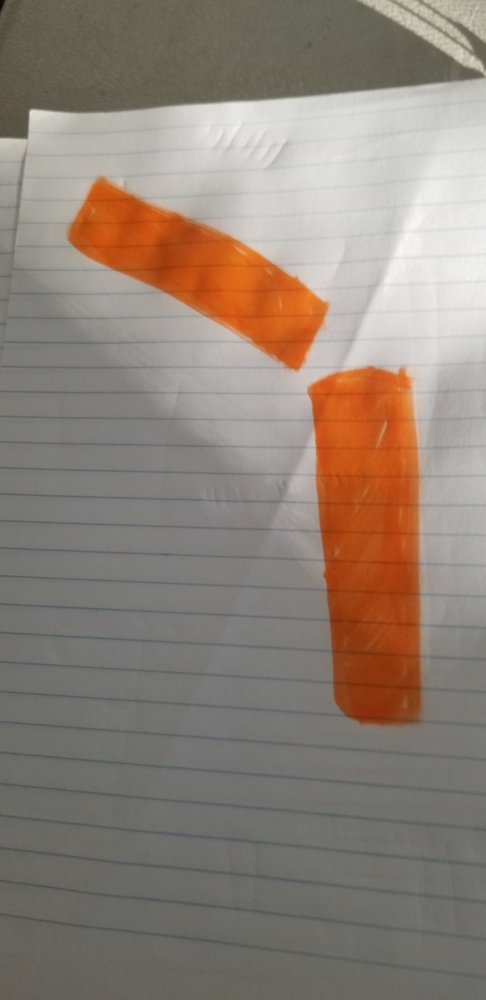
#> input picture cv/pathdraw.png.jpg, 486 x 1000 px, shrunk from 1960 x 4032 before the run
$ python nonMaxSuppression2.py --image pathdraw.png.jpg
#> lines starting #> are read from the running program, lines starting #| are printed output that depends on the picture; after the words box and inside, x2 and y2 are one past the last pixel; in counts of white or black regions, pixels touching at a corner belong together
### cv/nms.py
import numpy as np

# Malisiewicz et al.
def non_max_suppression_fast(boxes, overlapThresh):
	# if there are no boxes, return an empty list
	if len(boxes) == 0:
		return []

	# if the bounding boxes integers, convert them to floats --
	# this is important since we'll be doing a bunch of divisions
	if boxes.dtype.kind == "i":
		boxes = boxes.astype("float")

	# initialize the list of picked indexes
	pick = []

	# grab the coordinates of the bounding boxes
	x1 = boxes[:,0]
	y1 = boxes[:,1]
	x2 = boxes[:,2]
	y2 = boxes[:,3]

	# compute the area of the bounding boxes and sort the bounding
	# boxes by the bottom-right y-coordinate of the bounding box
	area = (x2 - x1 + 1) * (y2 - y1 + 1)
	idxs = np.argsort(y2)

	# keep looping while some indexes still remain in the indexes
	# list
	while len(idxs) > 0:
		# grab the last index in the indexes list and add the
		# index value to the list of picked indexes
		last = len(idxs) - 1
		i = idxs[last]
		pick.append(i)

		# find the largest (x, y) coordinates for the start of
		# the bounding box and the smallest (x, y) coordinates
		# for the end of the bounding box
		xx1 = np.maximum(x1[i], x1[idxs[:last]])
		yy1 = np.maximum(y1[i], y1[idxs[:last]])
		xx2 = np.minimum(x2[i], x2[idxs[:last]])
		yy2 = np.minimum(y2[i], y2[idxs[:last]])

		# compute the width and height of the bounding box
		w = np.maximum(0, xx2 - xx1 + 1)
		h = np.maximum(0, yy2 - yy1 + 1)

		# compute the ratio of overlap
		overlap = (w * h) / area[idxs[:last]]

		# delete all indexes from the index list that have
		idxs = np.delete(idxs, np.concatenate(([last],
			np.where(overlap > overlapThresh)[0])))

	# return only the bounding boxes that were picked using the
	# integer data type
	return boxes[pick].astype("int")

### cv/nonMaxSuppression2.py
# import the necessary packages
from nms import non_max_suppression_fast
import numpy as np
import cv2
import imutils
import argparse


# construct the argument parse and parse the arguments
ap = argparse.ArgumentParser()
'''ap.add_argument("-i", "--image", help = "path to the image")
args = vars(ap.parse_args())'''
ap.add_argument("-i", "--image", help = "path to the image")
args = vars(ap.parse_args())

image = cv2.imread(args["image"])
#> image is the input picture: shape (1000, 486, 3); mean B, G, R 119.6, 130.3, 143.1

height = np.size(image)
#> height = 1458000
width = np.size(image)
#> width = 1458000


cap_hsv = cv2.cvtColor(image, cv2.COLOR_BGR2HSV)
#> cap_hsv: shape (1000, 486, 3); mean H, S, V 25, 37.4, 143.3

# define the list of boundaries
# lower mask (0-10)
lower_red = np.array([0,10,10])
upper_red = np.array([55,255,255])
mask0 = cv2.inRange(cap_hsv, lower_red, upper_red)
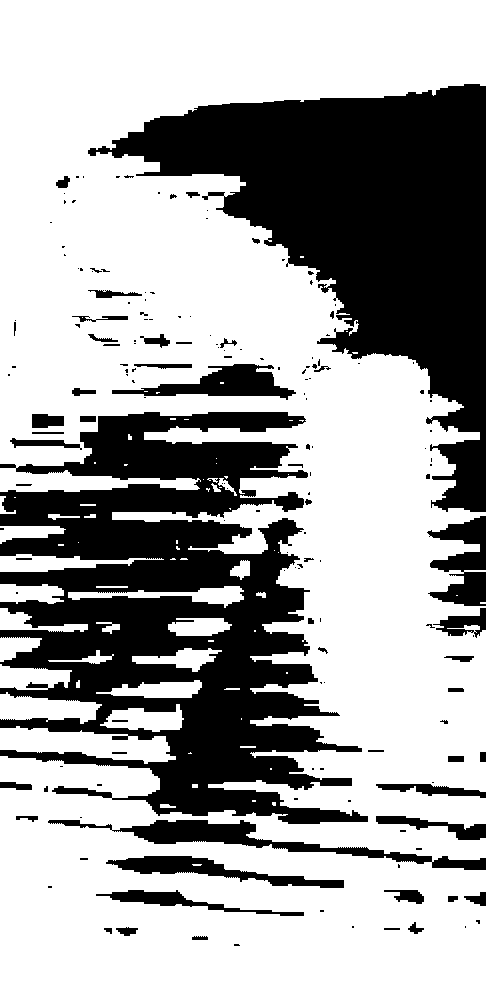
#> mask0: shape (1000, 486); 65.4% white; 167 black regions (111 under 20 px), largest, box (x1, y1, x2, y2) and area: (0, 412, 368, 824) 78899, (88, 84, 486, 512) 67807, (48, 820, 486, 870) 4514
                      									#for red color
# upper mask (170-180)
lower_red = np.array([140,0,0])
upper_red = np.array([185,255,255])
mask1 = cv2.inRange(cap_hsv, lower_red, upper_red)
#> mask1: shape (1000, 486); 0.66% white; 161 white regions (126 under 20 px), largest, box (x1, y1, x2, y2) and area: (182, 524, 240, 544) 408, (248, 560, 282, 588) 377, (192, 495, 234, 508) 269

# join my masks
mask = mask0 + mask1
#> mask: shape (1000, 486); 66% white; 167 black regions (111 under 20 px), largest, box (x1, y1, x2, y2) and area: (0, 412, 368, 824) 75917, (88, 84, 486, 512) 67617, (48, 820, 486, 870) 4514

output = cv2.bitwise_and(image, image, mask = mask)


	# show the images
	#find contours
	#instead of showing image on screen print x coordinages, convert into percentage, find width of gate
#cv2.imshow("frames", np.hstack([frame, output]))

#convert images to grayscale
gray = cv2.cvtColor(output, cv2.COLOR_BGR2GRAY)
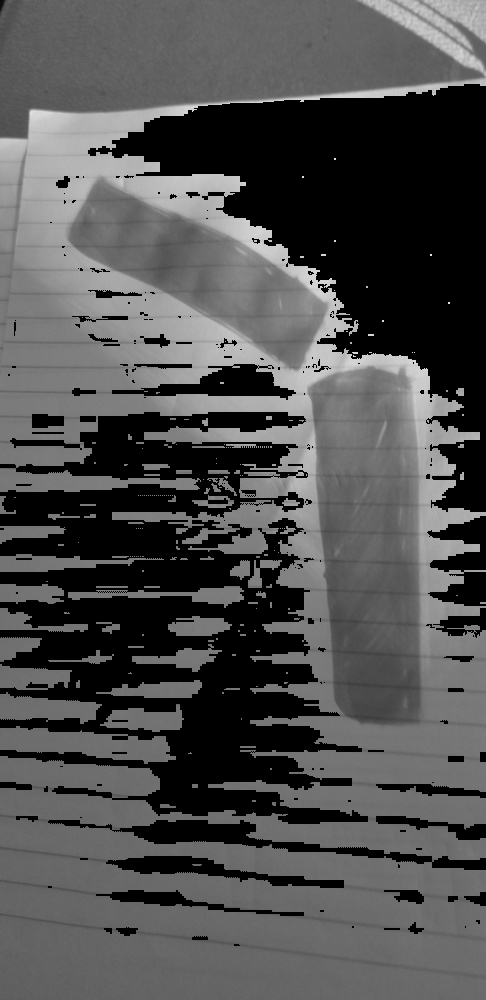
#> gray: shape (1000, 486); min 0, max 230, mean 79.3
gray = cv2.GaussianBlur(gray, (5,5), 0)
cv2.imshow("Gray", gray)
cv2.waitKey(0)


mask = gray.copy()
kernel = np.ones((5,5),np.uint8)
eroded = cv2.erode(mask, kernel, iterations=4)
cv2.imshow("eroded", eroded)
cv2.waitKey(0)

#Erosions and dilations
#erosions are apploed to reduce the size of foreground objects
mask = gray.copy()
kernel = np.ones((5,5),np.uint8)
dilated = cv2.dilate(eroded, kernel, iterations=3)
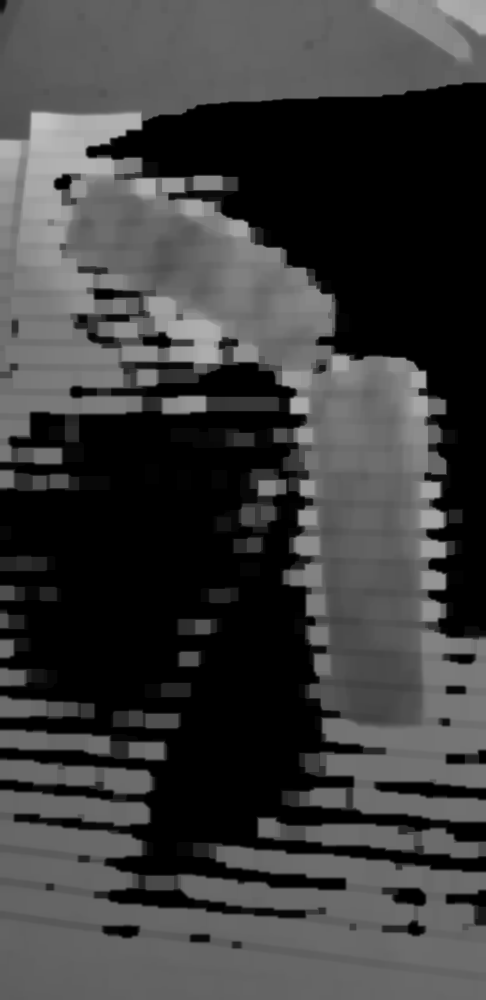
#> dilated: shape (1000, 486); min 0, max 195, mean 61.1
cv2.imshow("dilated", dilated)
cv2.waitKey(0)

#cv.Mat vesselImage = cv.imread(mask)


#edge detection
#applying edge detection
edged = cv2.Canny(dilated, 30,150)
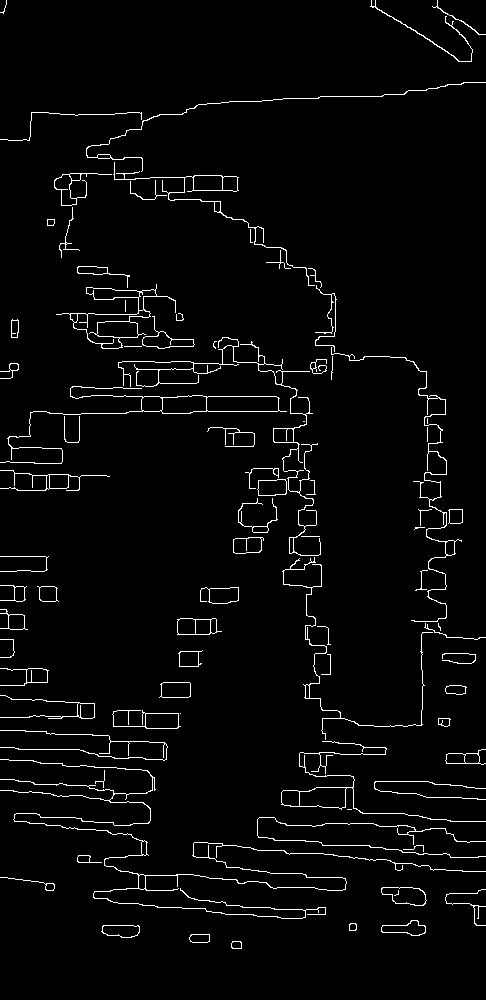
#> edged: shape (1000, 486); 3.1% white in thin lines or dots
cv2.imshow("Edged", edged)
cv2.waitKey(0)

#detecting and drawing countours
#find contours(outlines) of the foreground objects in the thresholded image
cnts, heirarchy = cv2.findContours(edged.copy(), cv2.RETR_EXTERNAL,
	cv2.CHAIN_APPROX_SIMPLE)
#> cnts = 83 contours, 37 with area under 20; largest, box (x1, y1, x2, y2) and area: (56, 284, 176, 349) 2323, (0, 386, 287, 464) 2120, (281, 741, 486, 822) 1145, (113, 162, 315, 286) 753, (381, 887, 427, 906) 594
#cv2.drawContours(immat,contours,-1,CV_RGB(255,0,0),2);
cnts = sorted(cnts, key = cv2.contourArea, reverse = True)[:3]
#> cnts = 3 contours; box (x1, y1, x2, y2) and area: (56, 284, 176, 349) 2323, (0, 386, 287, 464) 2120, (281, 741, 486, 822) 1145

print('cnts:')
print(cnts)
#> (printed output is left out)
print('=========')
# [6 lines of commented-out code are left out]
'''for c in grabbedcnts:
		#draw wach contour on the output image with a 3px thick purple
		#outline, then display the output contours one at a time
		cv2.drawContours(output, [c], -1, (0,255,0),1)
		cv2.imshow("Contours", output)'''
#cnts = cnts[0]50
M = cv2.moments(cnts[0])
#> M = moments, m00 2323, centre m10/m00, m01/m00 = (110.8, 318.3)
print (M)
#print(len(cnts))
#draw the total number of countours found in purple
#text = "{} objects found!!!!!!".format(len(cnts))
#cv2.putText(output, text, (10.25), cv2.FONT_HERSHEY_SIMPLEX, 0.7,
	#(240,0,159),2)
#cv2.imshow("Contours", output)
#cv2.waitKey(0)

#this same code can be applied with Dilate/Dilated instead of Erode/Eroded

# loop over the contours

boundingBoxes = np.empty((0, 4), float)

for c in cnts:
	#approcimate the contour
	peri = cv2.arcLength(c, True)
	approx = cv2.approxPolyDP(c, 0.02 * peri, True)

	for x in range(len(approx)):
		cv2.circle(image, (approx[x][0][0], approx[x][0][1],), 7, (0, 0, 255), -1)
	#cv2.Circle(image, (approx[1][0][0], approx[1][0][1],), 7, (0, 0, 255), -1)

	print(approx)


	x,y,w,h = cv2.boundingRect(c)
	#boundingBoxes.append(np.array[x,y,w,h])
	boundingBoxes = np.append(boundingBoxes, np.array([[x,y,x+w,y+h]]), axis = 0)
	#boundingBoxes = np.append(boundingBoxes, np.array([[h,w,y,x]]), axis = 0)
	cv2.rectangle(image,(x,y), (x+w, y+h), (0,255,0), 2)
	cv2.imshow("bounding rectangle",image)
	#cv2.waitKey(0)

	print(str(x/width) + " " + str(y/height) + " " + str((x+w)/width) + " " +  str((y+h)/height))


	if M["m00"] != 0:
		cX = int(M["m10"] / M["m00"])
		cY = int(M["m01"] / M["m00"])
	else:
		cX, cY = 0,0


	print(cX/width, cY/height)
#> this loop made 3 passes
#> (peri, x, y, w, h, boundingBoxes) on passes 1 to 2: (546, 56, 284, 120, 65, [[56, 284, 176, 349]]), (1267.5, 0, 386, 287, 78, [[56, 284, 176, 349], [0, 386, 287, 464]])
#> (peri, x, y, w, h) on pass 3: (1135.8, 281, 741, 205, 81)
#> pass 1, `cv2.imshow("bounding rectangle",image)`:
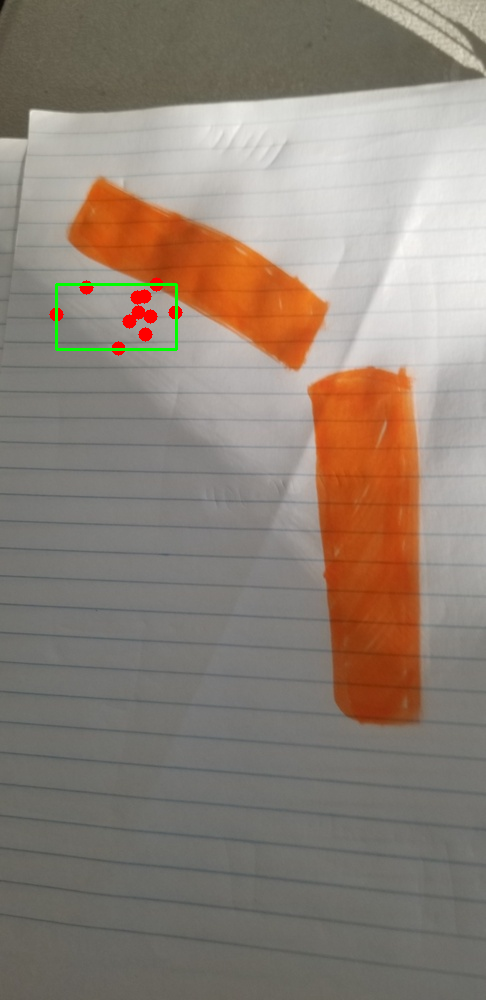
#> window 'bounding rectangle': shape (1000, 486, 3); mean B, G, R 118.9, 130.1, 143
#> after the loop:
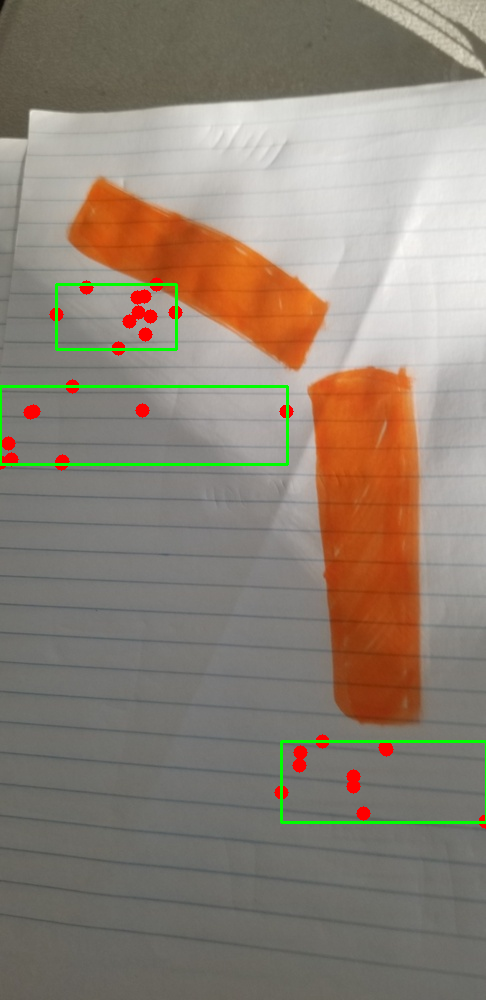
#> image: shape (1000, 486, 3); 1.7% of pixels changed, all inside (x1, y1, x2, y2) = (0, 277, 486, 829)

print("Bounding Boxes:")
print(boundingBoxes)

# perform non-maximum suppression on the bounding boxes
pick = non_max_suppression_fast(boundingBoxes, 0.1)
#> in non_max_suppression_fast, `x1 = boxes[:,0]`: x1 = [56, 0, 281]
#> in non_max_suppression_fast, `y1 = boxes[:,1]`: y1 = [284, 386, 741]
#> in non_max_suppression_fast, `x2 = boxes[:,2]`: x2 = [176, 287, 486]
#> in non_max_suppression_fast, `y2 = boxes[:,3]`: y2 = [349, 464, 822]
#> in non_max_suppression_fast, `area = (x2 - x1 + 1) * (y2 - y1 + 1)`: area = [7986, 22752, 16892]
#> in non_max_suppression_fast, `idxs = np.argsort(y2)`: idxs = [0, 1, 2]
#> the loop in non_max_suppression_fast, `while len(idxs) > 0:` made 3 passes
#> (last, i, xx1, yy1, xx2, yy2, w, overlap) on pass 1: (2, 2, [281, 281], [741, 741], [176, 287], [349, 464], [0, 7], [0, 0])
#> (last, i, xx1, yy1, xx2, yy2, w, h) on pass 2: (1, 1, [56], [386], [176], [349], [121], [0])
#> after the loop in non_max_suppression_fast, `while len(idxs) > 0:`: idxs = empty array; pick = [2, 1, 0]
#> pick = [[281, 741, 486, 822], [0, 386, 287, 464], [56, 284, 176, 349]]
print ("[x] after applying non-maximum, %d bounding boxes" % (len(pick)))

# loop over the picked bounding boxes and draw them
for (startX, startY, endX, endY) in pick:
	cv2.rectangle(image, (startX, startY), (endX, endY), (255, 255, 255), 2)
#> this loop made 3 passes
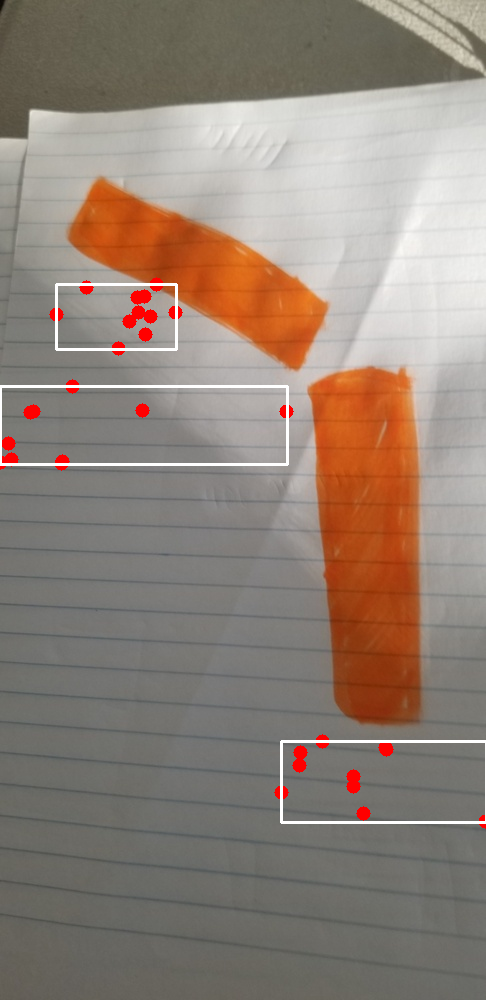
#> image: shape (1000, 486, 3); 0.98% of pixels changed, all inside (x1, y1, x2, y2) = (0, 283, 486, 824)

# display the images
#cv2.imshow("Original", orig)
cv2.imshow("After NMS", image)
#cv2.waitKey(0)
